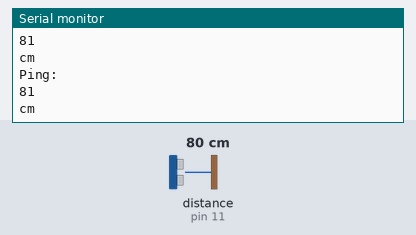
The sketch below on a simulated Arduino Uno, built with avr-gcc and run on an emulated ATmega328P. Shown: the last lines printed to the serial monitor. The inputs (shaded band) are chosen by the test bench; at power-on: distance to the obstacle (sensor on pin 11) 80 cm. The echo pulse lasts 58.3 µs per cm.

Above: at 1.8 s.
1.9 s: distance to the obstacle (sensor on pin 11) set to 2 cm
At 2.33 s:
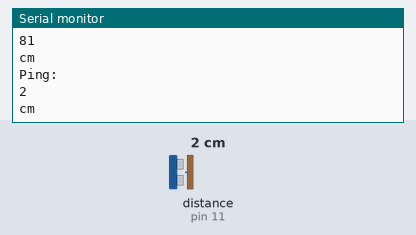
3.4 s: distance to the obstacle (sensor on pin 11) set to 4 cm
At 3.83 s:
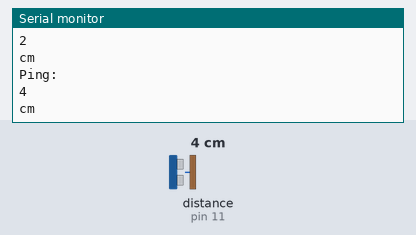
Timing chart, 0 to 6.4 s (numbered marks = the images above; inputs shaded):
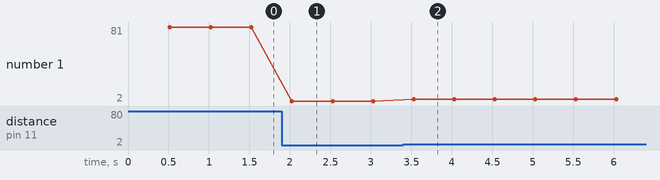

Measured:
- after the input at 1.9 s, the serial monitor: prints a new line after 0.13 s (image 1)
- after the input at 3.4 s, the serial monitor: prints a new line after 0.13 s (image 2)
- plotted number 1: 81 → 2 after the input at 1.9 s, 2 → 4 after the input at 3.4 s

The sketch:

distance_sensor.ino
```cpp
#include <NewPing.h>


#define TRIGGER_PIN  12
#define ECHO_PIN     11
#define MAX_DISTANCE 400

NewPing sonar(TRIGGER_PIN, ECHO_PIN, MAX_DISTANCE);

void setup() {
  Serial.begin(9600);
}

void loop() {
  delay(500);
  int uS = sonar.ping();
  Serial.println("Ping: ");
  Serial.println(uS / US_ROUNDTRIP_CM);
  Serial.println("cm");
}
```

photoresistor_sketch.c
```cpp
void IsCarIn()
{
	int isIn;
	int pin;
	const int MaxLightLeveL; // When a car is in
	int lightLevel = analogRead(pin);
	if(lightLevel < MaxLightLeveL) // IS IN
		isIn = 1;
	else
		isIn = 0;
	return isIn;
}
```
